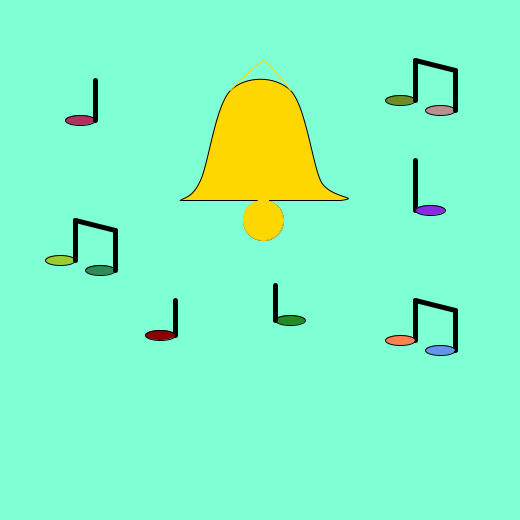
Frame 1 (no input)
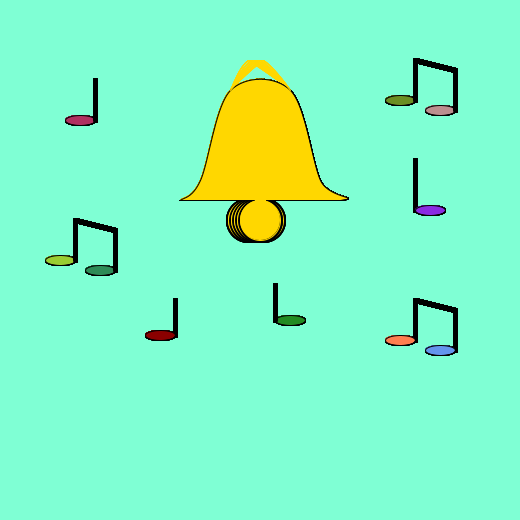
Frame 60 (the mouse pressed at the canvas centre just before this capture)
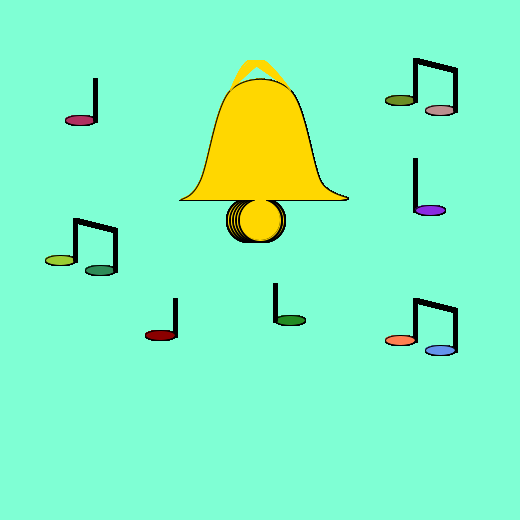
Frame 120 (the mouse held since frame 60 and released just before this capture)

The Processing sketch that drew these frames (run headless with seeded random() and noise(); from frame 60 on, the mouse is pressed at the canvas centre):

// Processing sketch: processing_12299
// ── processing_12299.pde

// Assignment #2
// Name: Emelie Curl
// E-mail: ecurl@brynmwr.edu
// Date: 09/15/10
float z, y, w, h;
int x = 260;
int speed = 3;
void setup() {
  size(520,520);
  smooth();
  background(127,255,212);
  z = 180;
  y = 200;
  w = 160;
  h = 100;
	

}
void draw() {
   x = x + speed;
if ((x > width/2) || (x < 250)){
  speed = speed * -1;
}
   ellipse(x,220,40,40);// bell thingy
   
// bell
  fill(255,215,0);
  beginShape();
  strokeWeight(1);
 curveVertex(z,y);
 curveVertex(z,y);
 curveVertex(y,z); //top curve
 curveVertex(y+30,h-10);
 curveVertex(y+90,h-10); //left side
 curveVertex(2*w,z);
 curveVertex((2*w)+20,y); //right curve 
 curveVertex(z,y);
 endShape(CLOSE);
  
  //rest of the bell
  stroke(255,215,0);
  rectMode(CENTER);
  fill(255,215,0);
  rect(x,y+5,10,15);//clapper holder
  ellipseMode(CENTER);
  ellipse(x,y+20,40,40);// clapper
  stroke(0);
  
  
  
  stroke(255,215,0);
  noFill();
  strokeWeight(1);
  curve(y+30,h,y+30,h-10,x,h-40,z+100,h-40);
  curve(y+90,h,y+90,h-10,x,h-40,y+40,h-40);
  stroke(0);
  
 //point(z,180);
 //point(230,y);
 //point(290,y);
 //point(320,180);
 //point(180,z);
 //point(340,z);
 strokeWeight(5);
 line(415,210, 415,160);//2nd note on the right
 fill(138,43,226);
 strokeWeight(1);
 ellipse(430,210,30,10);

 fill(154,205,50);// 2nd note on left
 ellipse(60,260,30,10);
 fill(46,139,87);
 ellipse(100,270,30,10);
 strokeWeight(5);
 line(75,260,75,220);
 
 line(115,270,115,230);//third note on right
 line(75,220,115,230);
 stroke(0);
fill(255,127,80);
 line(415,300,415,340);
 line(455,310,455,350);
 strokeWeight(1);
 ellipse(400,340,30,10);
fill(100,149,237);
ellipse(440,350,30,10);
strokeWeight(5);
line(415,300,455,310);
strokeWeight(5);

line(175,300,175,335);//third note on left
fill(139, 0, 0);
strokeWeight(1);
ellipse(160,335,30,10);

fill(34,139, 34);// note almost in the center
ellipse(290,320,30,10);
strokeWeight(5);
line(275,320,275,285);
 fill(176,48,96);
 strokeWeight(1);

 ellipse(80,120,30,10); // note on the left
 strokeWeight(5);
 line(95,120,95,80);
 fill(107,142,35);
strokeWeight(1);

 ellipse(400,100,30,10);//note on the right
 fill(188,143,143);
ellipse(440,110,30,10);
 strokeWeight(5);
 line(415,100,415,60);
 line(455,110,455,70);
 line(415,60,455,70);
 //strokeWeight(1);
 //point(415,190);
 //point(415,z);
 //line(415,210, 415, 190);
 


}
void mousePressed() {
  float r = 127;
  float b = 255;
  float g = 212;
  background(r,g,b);
  if (mouseX > width/2){
    r = r +1;
  }else {
    r = r -1;
}
if (mouseY > height/2){
  b = b + 1;
}else{
  b = b - 1;
}
if (mousePressed) {
  g = g + 1;
}else{
  g = g - 1;
}
r = constrain (r,0,255);
b = constrain (g,0,255);
g = constrain (b,0,255);
}
